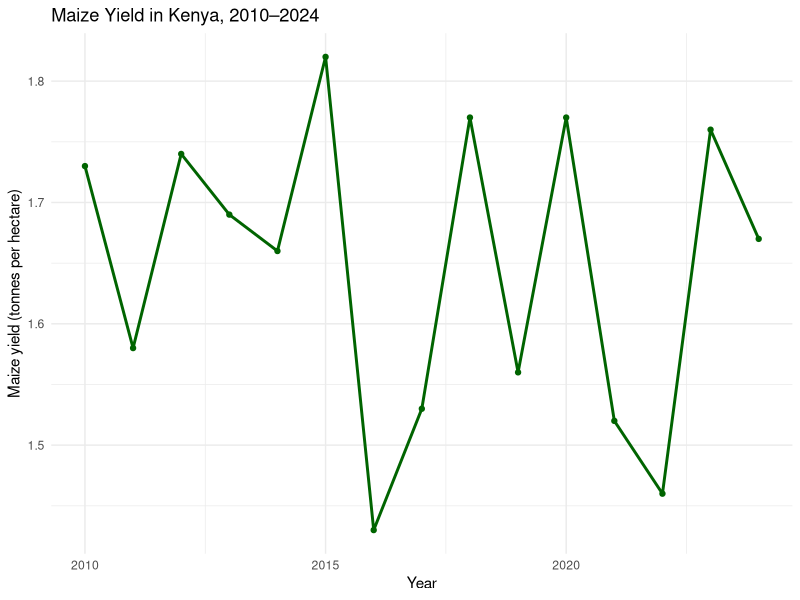
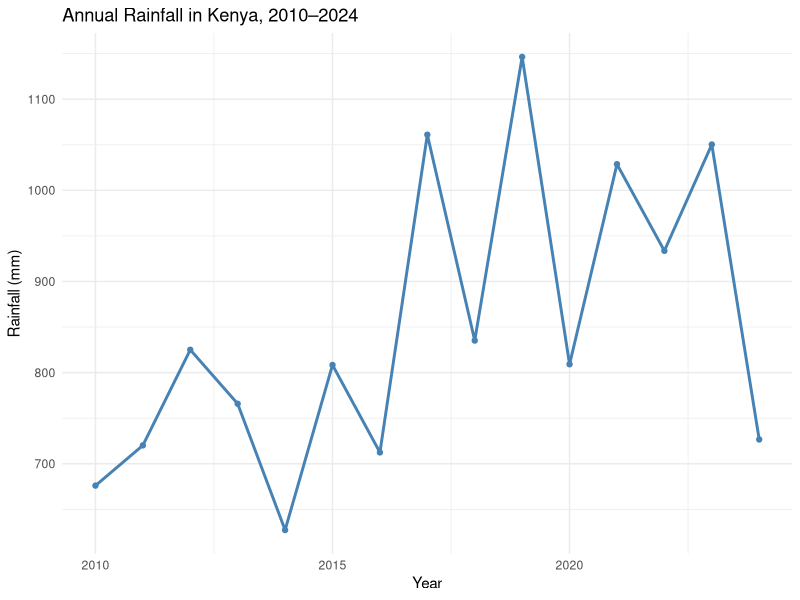
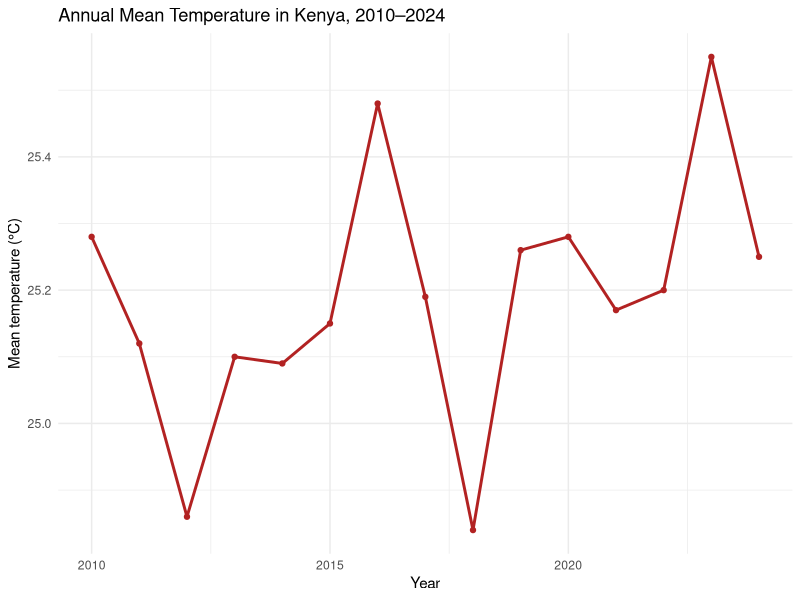
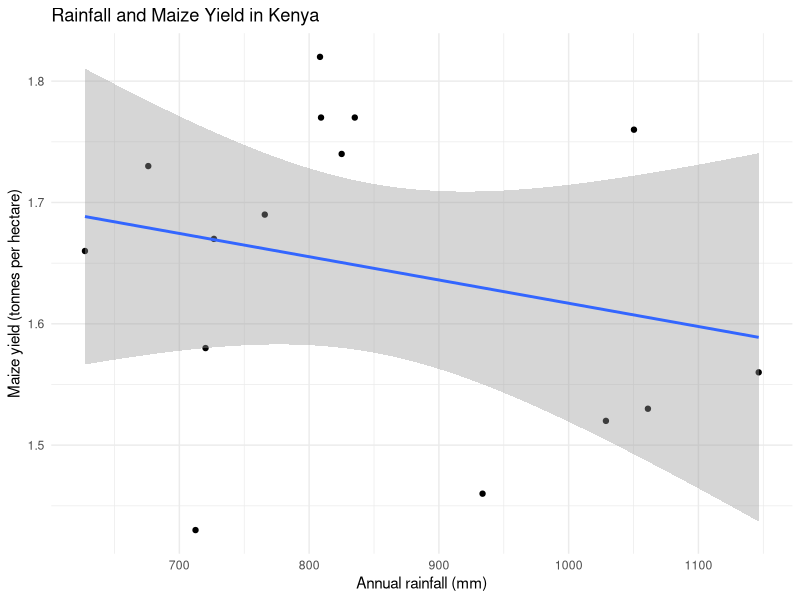
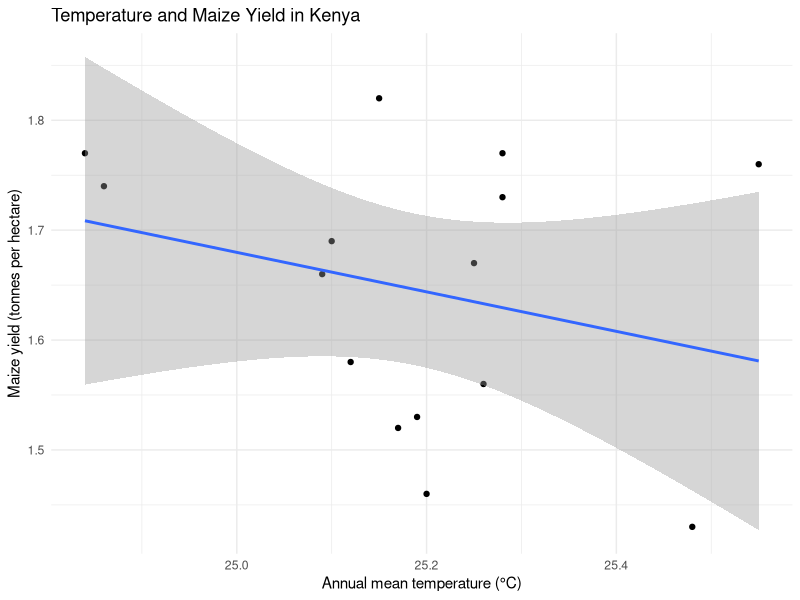

Write the R code that produced these figures, in order.
library(readr)
library(dplyr)
library(ggplot2)

# Create a folder for graphs if it doesn't exist
dir.create("figures", showWarnings = FALSE)

# Read the cleaned data
kenya <- read_csv("kenya_maize_climate_clean.csv",
                  show_col_types = FALSE)

# Check data and summary statistics
View(kenya)
summary(kenya)

# Figure 1: maize yield over time
p1 <- ggplot(kenya, aes(year, maize_yield_t_ha)) +
  geom_line(color = "darkgreen", linewidth = 1) +
  geom_point(color = "darkgreen") +
  labs(
    title = "Maize Yield in Kenya, 2010–2024",
    x = "Year",
    y = "Maize yield (tonnes per hectare)"
  ) +
  theme_minimal()

ggsave("figures/fig1_maize_yield.png", p1,
       width = 8, height = 5, dpi = 300)

# Figure 2: annual rainfall over time
p2 <- ggplot(kenya, aes(year, annual_rainfall_mm)) +
  geom_line(color = "steelblue", linewidth = 1) +
  geom_point(color = "steelblue") +
  labs(
    title = "Annual Rainfall in Kenya, 2010–2024",
    x = "Year",
    y = "Rainfall (mm)"
  ) +
  theme_minimal()

ggsave("figures/fig2_rainfall.png", p2,
       width = 8, height = 5, dpi = 300)

# Figure 3: annual mean temperature over time
p3 <- ggplot(kenya, aes(year, annual_mean_temp_c)) +
  geom_line(color = "firebrick", linewidth = 1) +
  geom_point(color = "firebrick") +
  labs(
    title = "Annual Mean Temperature in Kenya, 2010–2024",
    x = "Year",
    y = "Mean temperature (°C)"
  ) +
  theme_minimal()

ggsave("figures/fig3_temperature.png", p3,
       width = 8, height = 5, dpi = 300)

# Figure 4: rainfall and maize yield
p4 <- ggplot(kenya, aes(annual_rainfall_mm, maize_yield_t_ha)) +
  geom_point() +
  geom_smooth(method = "lm", se = TRUE) +
  labs(
    title = "Rainfall and Maize Yield in Kenya",
    x = "Annual rainfall (mm)",
    y = "Maize yield (tonnes per hectare)"
  ) +
  theme_minimal()

ggsave("figures/fig4_rainfall_vs_yield.png", p4,
       width = 8, height = 5, dpi = 300)

# Figure 5: temperature and maize yield
p5 <- ggplot(kenya, aes(annual_mean_temp_c, maize_yield_t_ha)) +
  geom_point() +
  geom_smooth(method = "lm", se = TRUE) +
  labs(
    title = "Temperature and Maize Yield in Kenya",
    x = "Annual mean temperature (°C)",
    y = "Maize yield (tonnes per hectare)"
  ) +
  theme_minimal()

ggsave("figures/fig5_temperature_vs_yield.png", p5,
       width = 8, height = 5, dpi = 300)

# Correlations
cor.test(kenya$annual_rainfall_mm, kenya$maize_yield_t_ha)
cor.test(kenya$annual_mean_temp_c, kenya$maize_yield_t_ha)

# Multiple linear regression
model <- lm(
  maize_yield_t_ha ~ annual_rainfall_mm + annual_mean_temp_c,
  data = kenya
)

summary(model)
